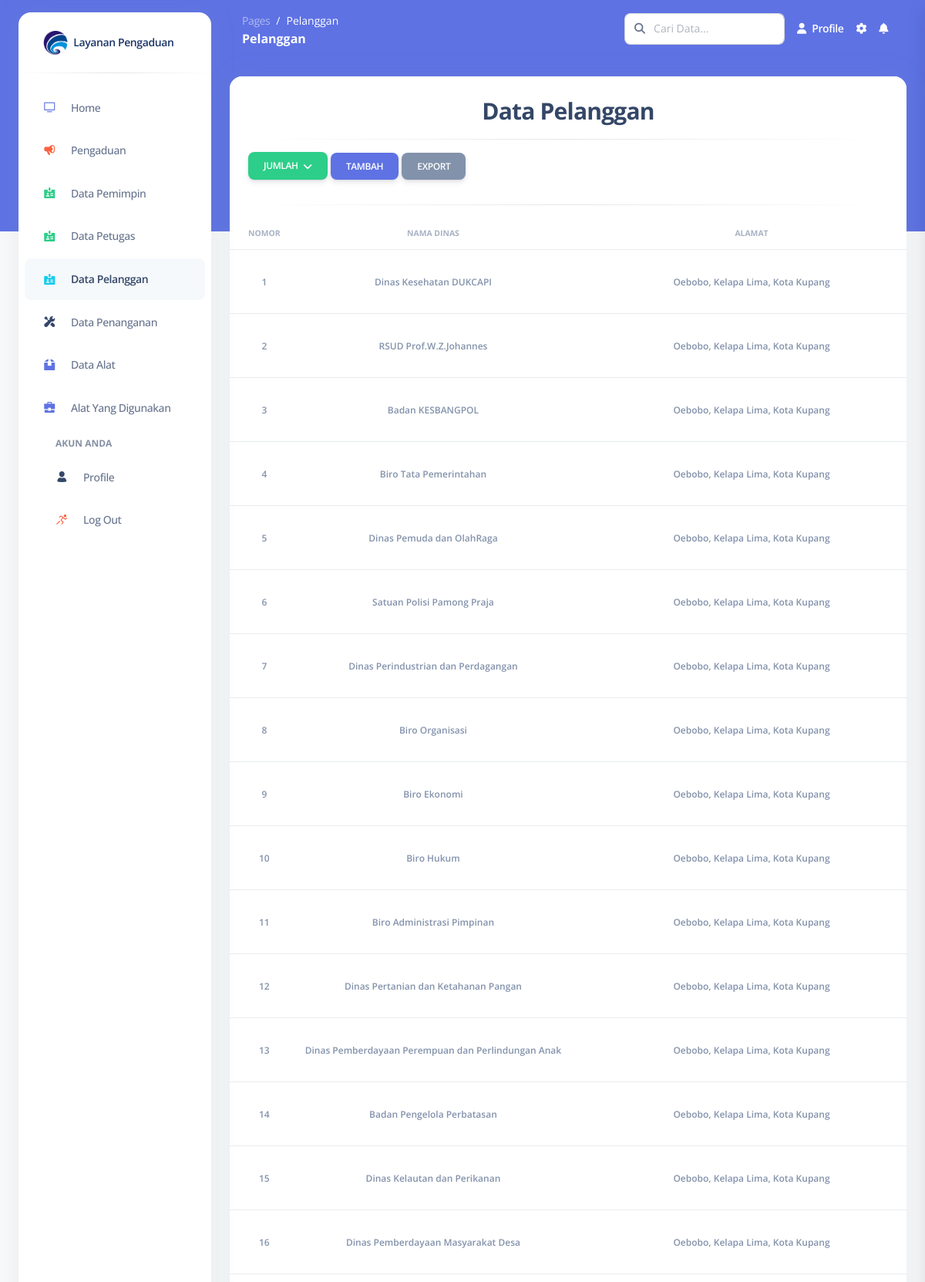
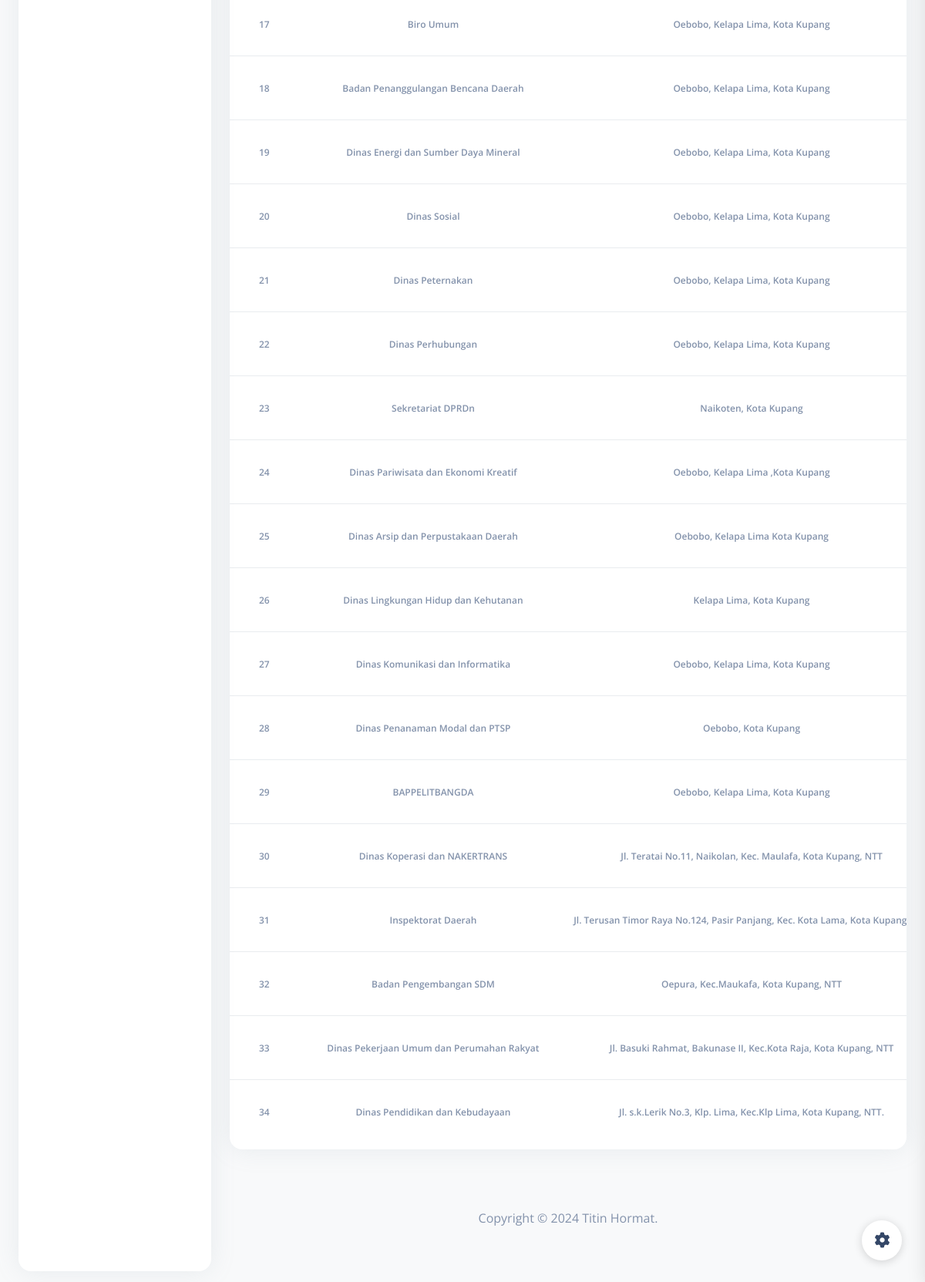
The app's page /pages/admin_data_pelanggan.php (signed in) with its own data (2 pictures, top to bottom).
### tables this page shows
CREATE TABLE `pelanggan` (
  `id_pelanggan` int(20) NOT NULL,
  `nama_dinas` varchar(200) NOT NULL,
  `alamat` text NOT NULL,
  `nomor_telpon` varchar(30) NOT NULL,
  `username` varchar(50) NOT NULL,
  `password` varchar(50) NOT NULL,
  `deskripsi` text NOT NULL,
  `gambar` text NOT NULL
);

### pages/admin_data_pelanggan.php (the view, shortened to what this page needs)
<!DOCTYPE html>
<html lang="en">
<head>
    <link href="../assets/css/nucleo-icons.css" rel="stylesheet" />
    <link href="../assets/css/nucleo-svg.css" rel="stylesheet" />
    <link href="../assets/css/nucleo-svg.css" rel="stylesheet" />
    <link id="pagestyle" href="../assets/css/argon-dashboard.css?v=2.0.4" rel="stylesheet" />
</head>
<body class="g-sidenav-show   bg-gray-100">
    <aside class="sidenav bg-white navbar navbar-vertical navbar-expand-xs border-0 border-radius-xl my-3 fixed-start ms-4 " id="sidenav-main">
        <div class="sidenav-header">
            <a class="navbar-brand m-0" href="../pages/admin_home" target="_blank">
                <img src="../assets/img/logo.png" class="navbar-brand-img h-100" alt="main_logo">
                <span class="ms-1 font-weight-bold" style="color: #1c3669;">Layanan Pengaduan</span>
            </a>
        </div>
        <hr class="horizontal dark mt-0">
        <div class="collapse navbar-collapse  w-auto " id="sidenav-collapse-main">
            <ul class="navbar-nav">
                <li class="nav-item">
                    <a class="nav-link" href="../pages/admin_home">
                        <div class="icon icon-shape icon-sm border-radius-md text-center me-2 d-flex align-items-center justify-content-center">
                            <i class="ni ni-tv-2 text-primary text-sm opacity-10"></i>
                        </div>
                        <span class="nav-link-text ms-1">Home</span>
                    </a>
                </li>
                <li class="nav-item">
                    <a class="nav-link " href="../pages/admin_pengaduan">
                        <div class="icon icon-shape icon-sm border-radius-md text-center me-2 d-flex align-items-center justify-content-center">
                            <i class="ni ni-notification-70 text-warning text-sm opacity-10"></i>
                        </div>
                        <span class="nav-link-text ms-1">Pengaduan</span>
                    </a>
                </li>
                <li class="nav-item">
                    <a class="nav-link " href="../pages/admin_data_pemimpin">
                        <div class="icon icon-shape icon-sm border-radius-md text-center me-2 d-flex align-items-center justify-content-center">
                            <i class="ni ni-badge text-success text-sm opacity-10"></i>
                        </div>
                        <span class="nav-link-text ms-1">Data Pemimpin</span>
                    </a>
                </li>
                <li class="nav-item">
                    <a class="nav-link " href="../pages/admin_data_petugas">
                        <div class="icon icon-shape icon-sm border-radius-md text-center me-2 d-flex align-items-center justify-content-center">
                            <i class="ni ni-badge text-success text-sm opacity-10"></i>
                        </div>
                        <span class="nav-link-text ms-1">Data Petugas</span>
                    </a>
                </li>
                <li class="nav-item">
                    <a class="nav-link active" href="../pages/admin_data_pelanggan">
                        <div class="icon icon-shape icon-sm border-radius-md text-center me-2 d-flex align-items-center justify-content-center">
                            <i class="ni ni-badge text-info text-sm opacity-10"></i>
                        </div>
                        <span class="nav-link-text ms-1">Data Pelanggan</span>
                    </a>
                </li>
                <li class="nav-item">
                    <a class="nav-link " href="../pages/admin_data_penanganan">
                        <div class="icon icon-shape icon-sm border-radius-md text-center me-2 d-flex align-items-center justify-content-center">
                            <i class="ni ni-settings text-dark text-sm opacity-10"></i>
                        </div>
                        <span class="nav-link-text ms-1">Data Penanganan</span>
                    </a>
                </li>
                <li class="nav-item">
                    <a class="nav-link " href="../pages/admin_data_alat">
                        <div class="icon icon-shape icon-sm border-radius-md text-center me-2 d-flex align-items-center justify-content-center">
                            <i class="ni ni-box-2 text-primary text-sm opacity-10"></i>
                        </div>
                        <span class="nav-link-text ms-1">Data Alat</span>
                    </a>
                </li>
                <li class="nav-item">
                    <a class="nav-link " href="../pages/admin_data_alat_digunakan">
                        <div class="icon icon-shape icon-sm border-radius-md text-center me-2 d-flex align-items-center justify-content-center">
                            <i class="ni ni-briefcase-24 text-primary text-sm opacity-10"></i>
                        </div>
                        <span class="nav-link-text ms-1">Alat Yang Digunakan</span>
                    </a>
                </li>
            </ul>
        </div>
        <div class="sidenav-footer mx-3 ">
            <ul class="navbar-nav">
                <li class="nav-item mt-3">
                    <h6 class="ps-4 ms-2 text-uppercase text-xs font-weight-bolder opacity-6">Akun Anda</h6>
                </li>
                <li class="nav-item">
                    <a class="nav-link " href="../pages/admin_profile">
                        <div class="icon icon-shape icon-sm border-radius-md text-center me-2 d-flex align-items-center justify-content-center">
                            <i class="ni ni-single-02 text-dark text-sm opacity-10"></i>
                        </div>
                        <span class="nav-link-text ms-1">Profile</span>
                    </a>
                </li>
                <li class="nav-item">
                    <a class="nav-link " href="../pages/admin_logout">
                        <div class="icon icon-shape icon-sm border-radius-md text-center me-2 d-flex align-items-center justify-content-center">
                            <i class="ni ni-user-run text-warning text-sm opacity-10"></i>
                        </div>
                        <span class="nav-link-text ms-1">Log Out</span>
                    </a>
                </li>
            </ul>
        </div>
    </aside>
    <main class="main-content position-relative border-radius-lg ">
        <nav class="navbar navbar-main navbar-expand-lg px-0 mx-4 shadow-none border-radius-xl " id="navbarBlur" data-scroll="false">
            <div class="container-fluid py-1 px-3">
                <nav aria-label="breadcrumb">
                    <ol class="breadcrumb bg-transparent mb-0 pb-0 pt-1 px-0 me-sm-6 me-5">
                        <li class="breadcrumb-item text-sm"><a class="opacity-5 text-white" href="javascript:;">Pages</a></li>
                        <li class="breadcrumb-item text-sm text-white active" aria-current="page">Pelanggan</li>
                    </ol>
                    <h6 class="font-weight-bolder text-white mb-0">Pelanggan</h6>
                </nav>
                <div class="collapse navbar-collapse mt-sm-0 mt-2 me-md-0 me-sm-4" id="navbar">
                    <div class="ms-md-auto pe-md-3 d-flex align-items-center">
                        <form action="" method="GET">
                            <div class="input-group">
                                <span class="input-group-text text-body"><i class="fas fa-search" aria-hidden="true"></i></span>
                                <input type="text" name="search_query" class="form-control" placeholder="Cari Data...">
                            </div>
                        </form>
                    </div>
                    <ul class="navbar-nav  justify-content-end">
                        <li class="nav-item d-flex align-items-center">
                            <a href="admin_profile" class="nav-link text-white font-weight-bold px-0">
                                <i class="fa fa-user me-sm-1"></i>
                                <span class="d-sm-inline d-none">Profile</span>
                            </a>
                        </li>
                        <li class="nav-item px-3 d-flex align-items-center">
                            <a href="javascript:;" class="nav-link text-white p-0">
                                <i class="fa fa-cog fixed-plugin-button-nav cursor-pointer"></i>
                            </a>
                        </li>
                        <li class="nav-item dropdown pe-2 d-flex align-items-center">
                            <a href="javascript:;" class="nav-link text-white p-0" id="dropdownMenuButton" data-bs-toggle="dropdown" aria-expanded="false">
                                <i class="fa fa-bell cursor-pointer"></i>
                            </a>
                        </li>
                    </ul>
                </div>
            </div>
        </nav>
        <div class="container-fluid py-4">
            <div class="row">
                <div class="col-12">
                    <div class="card mb-4">
                        <div class="card-header pb-0">
                            <h3 class="text-center">Data Pelanggan</h3>
                            <hr class="horizontal dark">
                            <div class="dropdown">
                                <button class="btn btn-success dropdown-toggle font-weight-bold text-xs" type="button" onclick="toggleDropdown()">
                                    JUMLAH
                                </button>
                                <button class="btn btn-primary font-weight-bold text-xs" data-toggle="modal" data-target="#modalPelanggan">
                                    TAMBAH
                                </button>
                                <a href="admin/pelanggan/pelanggan_export" target="_blank" class="btn btn-secondary font-weight-bold text-xs" data-toggle="tooltip" data-original-title="Edit user">
                                    EXPORT
                                </a>
                            </div>
                            <hr class="horizontal dark">
                        </div>
                        <div class="card-body px-0 pt-0 pb-2">
                            <div class="table-responsive p-0">
                                <table class="table align-items-center mb-0">
                                    <thead>
                                        <tr>
                                            <th class="text-uppercase text-center text-secondary text-xxs font-weight-bolder opacity-7">
                                                Nomor</th>
                                            <th class="text-center text-uppercase text-secondary text-xxs font-weight-bolder opacity-7">
                                                Nama Dinas</th>
                                            <th class="text-center text-uppercase text-secondary text-xxs font-weight-bolder opacity-7">
                                                Alamat</th>
                                        </tr>
                                    </thead>
                                    <tbody>
                                        <?php
                                        include '../koneksi.php';
                                        $query = "SELECT * FROM pelanggan";
                                        $query .= " ORDER BY id_pelanggan DESC";
                                        $result = mysqli_query($koneksi, $query);
                                        if (mysqli_num_rows($result) > 0) {
                                            $counter = 1;
                                            while ($row = mysqli_fetch_assoc($result)) {
                                                echo "<tr>";
                                                echo "<td class='align-middle text-center'><span class='text-secondary text-xs font-weight-bold'> $counter </span></td>";
                                                echo "<td class='align-middle text-center'><span class='text-secondary text-xs font-weight-bold'>" . $row['nama_dinas'] . "</span></td>";
                                                echo "<td class='align-middle text-center'><span class='text-secondary text-xs font-weight-bold'>" . $row['alamat'] . "</span></td>";
                                                echo "</tr>";
                                                $counter++;
                                            }
                                        } else {
                                            echo '<br><tr><td colspan="12" style="text-align: center;">Tidak ada data yang tersedia. Cobalah memasukkan kata kunci yang benar atau tambahkan data.</td></tr>';
                                        }
                                        ?>
                                    </tbody>
                                </table>
                            </div>
                        </div>
                    </div>
                </div>
            </div>
            <footer class="footer py-5">
                <div class="container">
                    <div class="row">
                        <div class="col-8 mx-auto text-center mt-1">
                            <p class="mb-0 text-secondary">
                                Copyright ©
                                Titin Hormat.
                            </p>
                        </div>
                    </div>
                </div>
            </footer>
        </div>
    </main>
    <div class="fixed-plugin">
        <a class="fixed-plugin-button text-dark position-fixed px-3 py-2">
            <i class="fa fa-cog py-2"> </i>
        </a>
    </div>
</body>
</html>

### assets/css/nucleo-svg.css (style rules this page uses)
.icon { display: inline-block; color: #111111; height: 1em; width: 1em; }
.icon-sm { height: 0.8em; width: 0.8em; }
.icon { fill: currentColor; stroke: none; }

### records on screen
pelanggan: nama_dinas "Dinas Kesehatan DUKCAPI", alamat "Oebobo, Kelapa Lima, Kota Kupang"
pelanggan: nama_dinas "RSUD Prof.W.Z.Johannes", alamat "Oebobo, Kelapa Lima, Kota Kupang"
pelanggan: nama_dinas "Badan KESBANGPOL", alamat "Oebobo, Kelapa Lima, Kota Kupang"
pelanggan: nama_dinas "Biro Tata Pemerintahan", alamat "Oebobo, Kelapa Lima, Kota Kupang"
pelanggan: nama_dinas "Dinas Pemuda dan OlahRaga", alamat "Oebobo, Kelapa Lima, Kota Kupang"
pelanggan: nama_dinas "Satuan Polisi Pamong Praja", alamat "Oebobo, Kelapa Lima, Kota Kupang"
pelanggan: nama_dinas "Dinas Perindustrian dan Perdagangan", alamat "Oebobo, Kelapa Lima, Kota Kupang"
pelanggan: nama_dinas "Biro Organisasi", alamat "Oebobo, Kelapa Lima, Kota Kupang"
pelanggan: nama_dinas "Biro Ekonomi", alamat "Oebobo, Kelapa Lima, Kota Kupang"
pelanggan: nama_dinas "Biro Hukum", alamat "Oebobo, Kelapa Lima, Kota Kupang"
pelanggan: nama_dinas "Biro Administrasi Pimpinan", alamat "Oebobo, Kelapa Lima, Kota Kupang"
pelanggan: nama_dinas "Dinas Pertanian dan Ketahanan Pangan", alamat "Oebobo, Kelapa Lima, Kota Kupang"
pelanggan: nama_dinas "Dinas Pemberdayaan Perempuan dan Perlindungan Anak", alamat "Oebobo, Kelapa Lima, Kota Kupang"
pelanggan: nama_dinas "Badan Pengelola Perbatasan", alamat "Oebobo, Kelapa Lima, Kota Kupang"
pelanggan: nama_dinas "Dinas Kelautan dan Perikanan", alamat "Oebobo, Kelapa Lima, Kota Kupang"
pelanggan: nama_dinas "Dinas Pemberdayaan Masyarakat Desa", alamat "Oebobo, Kelapa Lima, Kota Kupang"
pelanggan: nama_dinas "Biro Umum", alamat "Oebobo, Kelapa Lima, Kota Kupang"
pelanggan: nama_dinas "Badan Penanggulangan Bencana Daerah", alamat "Oebobo, Kelapa Lima, Kota Kupang"
pelanggan: nama_dinas "Dinas Energi dan Sumber Daya Mineral", alamat "Oebobo, Kelapa Lima, Kota Kupang"
pelanggan: nama_dinas "Dinas Sosial", alamat "Oebobo, Kelapa Lima, Kota Kupang"
pelanggan: nama_dinas "Dinas Peternakan", alamat "Oebobo, Kelapa Lima, Kota Kupang"
pelanggan: nama_dinas "Dinas Perhubungan", alamat "Oebobo, Kelapa Lima, Kota Kupang"
pelanggan: nama_dinas "Sekretariat DPRDn", alamat "Naikoten, Kota Kupang"
pelanggan: nama_dinas "Dinas Pariwisata dan Ekonomi Kreatif", alamat "Oebobo, Kelapa Lima ,Kota Kupang"
pelanggan: nama_dinas "Dinas Arsip dan Perpustakaan Daerah", alamat "Oebobo, Kelapa Lima Kota Kupang"
pelanggan: nama_dinas "Dinas Lingkungan Hidup dan Kehutanan", alamat "Kelapa Lima, Kota Kupang"
pelanggan: nama_dinas "Dinas Komunikasi dan Informatika", alamat "Oebobo, Kelapa Lima, Kota Kupang"
pelanggan: nama_dinas "Dinas Penanaman Modal dan PTSP", alamat "Oebobo, Kota Kupang"
pelanggan: nama_dinas "BAPPELITBANGDA", alamat "Oebobo, Kelapa Lima, Kota Kupang"
pelanggan: nama_dinas "Dinas Koperasi dan NAKERTRANS", alamat "Jl. Teratai No.11, Naikolan, Kec. Maulafa, Kota Kupang, NTT"
pelanggan: nama_dinas "Inspektorat Daerah", alamat "Jl. Terusan Timor Raya No.124, Pasir Panjang, Kec. Kota Lama, Kota…"
pelanggan: nama_dinas "Badan Pengembangan SDM", alamat "Oepura, Kec.Maukafa, Kota Kupang, NTT"
pelanggan: nama_dinas "Dinas Pekerjaan Umum dan Perumahan Rakyat", alamat "Jl. Basuki Rahmat, Bakunase II, Kec.Kota Raja, Kota Kupang, NTT"
pelanggan: nama_dinas "Dinas Pendidikan dan Kebudayaan", alamat "Jl. s.k.Lerik No.3, Klp. Lima, Kec.Klp Lima, Kota Kupang, NTT."
